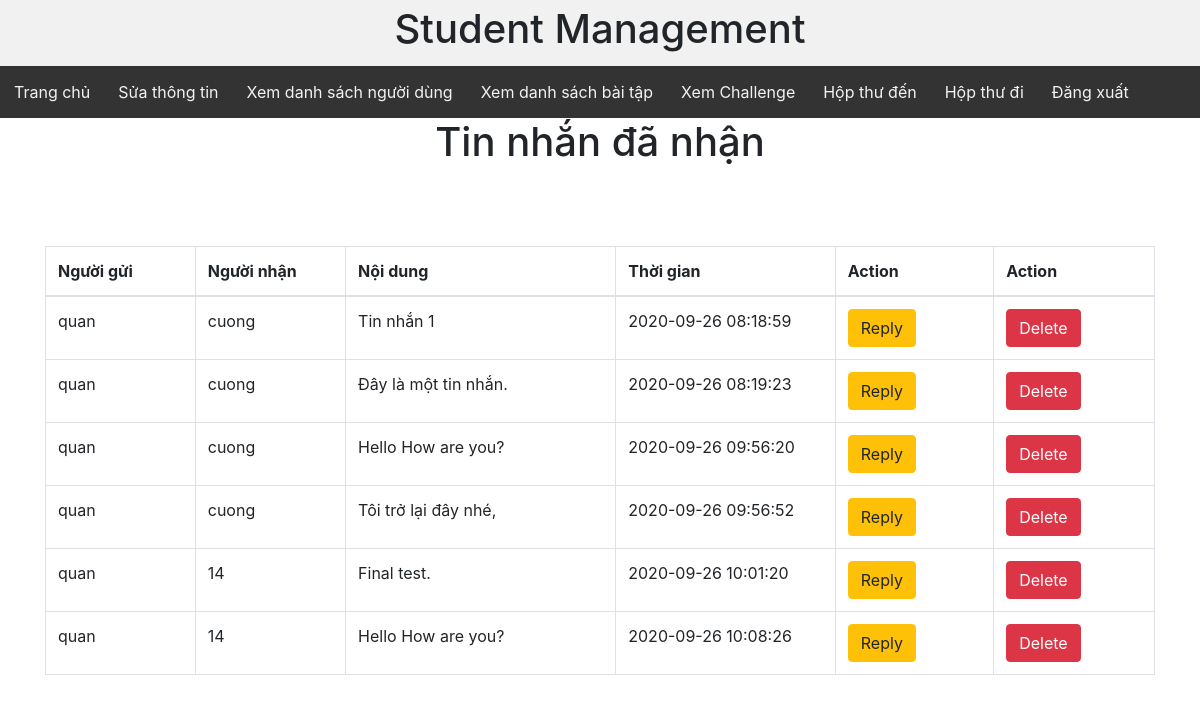
Page /listMessageReceive.php?id=14&position=Student (signed in) on the committed database.
### tables this page shows
CREATE TABLE `messages` (
  `id` int(11) NOT NULL,
  `userSendID` int(11) NOT NULL,
  `userReceiveID` int(11) NOT NULL,
  `message` varchar(255) NOT NULL,
  `createdTime` timestamp NOT NULL DEFAULT current_timestamp(),
  `receiver` varchar(255) DEFAULT NULL,
  `sender` varchar(255) DEFAULT NULL
);

### dbhelp.php (called while the page is built, shortened)
<?php
function executeResult($sql)
{
    $conn = mysqli_connect('localhost', 'root', '', 'db_studentmanagement');
    $resultset = mysqli_query($conn, $sql);
    $list = [];
    while ($row = mysqli_fetch_array($resultset, 1)) {
        $list[] = $row;
    }
    return $list;
}

### listMessageReceive.php (the view, shortened to what this page needs)
<!DOCTYPE html>
<?php
    if($_GET['position']=="Teacher"){
        require('teacherHeaderLayout.php');
    }
    else{
        require('studentHeaderLayout.php');
    }
      require('dbhelp.php');
    ?>
<html lang="vi">
<head>
    <link rel="stylesheet" href="Css/footer.css">
    <div>
        <h1 style="text-align: center;">Tin nhắn đã nhận</h1> <br><br><br>
    </div>
    <link rel="stylesheet" href="https://maxcdn.bootstrapcdn.com/bootstrap/4.4.1/css/bootstrap.min.css">
</head>
<body>
<div class="container">
<table class="table table-bordered">
    <thead>
    <tr>
        <th width=200>Người gửi</th>
        <th width=200>Người nhận</th>
        <th width=400>Nội dung</th>
        <th width=300>Thời gian</th>
        <th width=200>Action</th>
        <th width=200>Action</th>
    </tr>
    </thead>
    <tbody>
    <?php
    if (isset($_GET['id'])) {
    $receiverID = $_GET['id'];
    $sql = "select * from messages where userReceiveID = '$receiverID' ";
    $listMessage = executeResult($sql);
    foreach ($listMessage as $msg) { ?>
        <tr>
			<td> <?php echo $msg['sender'] ?></td>
			<td> <?php echo $msg['receiver'] ?> </td>
			<td> <?php echo $msg['message'] ?> </td>
			<td> <?php echo $msg['createdTime'] ?></td>
            <td><button class="btn btn-warning" onclick="window.open('sendMessage.php?id=<?php echo $msg['userSendID'] ?>&usr=<?php echo $msg['sender'] ?>&position=<?php echo $_GET['position'] ?>','_self')">Reply</button></td>
            <td><button class="btn btn-danger" onclick="deleteMessage(<?php echo $msg['id'] ?>)">Delete</button></td>
	    </tr>
   <?php } ?>
    </tbody>
</table>
</div>
</body>
</html>
<?php }
?>

### studentHeaderLayout.php (style rules this page uses)
* { box-sizing: border-box; }
body { margin: 0; }

### listMessageReceive.php (style rules this page uses)
.table-bordered td, .table-bordered th { border: 1px solid #dee2e6; }
.container { width: 100%; padding-right: 15px; padding-left: 15px; margin-right: auto; margin-left: auto; }
* { box-sizing: border-box; }
body { margin: 0; }

### rows in the picture
messages: sender "quan", receiver "cuong", message "Tin nhắn 1", createdTime "2020-09-26 08:18:59"
messages: sender "quan", receiver "cuong", message "Đây là một tin nhắn.", createdTime "2020-09-26 08:19:23"
messages: sender "quan", receiver "cuong", message "Hello How are you?", createdTime "2020-09-26 09:56:20"
messages: sender "quan", receiver "cuong", message "Tôi trở lại đây nhé,", createdTime "2020-09-26 09:56:52"
messages: sender "quan", receiver "14", message "Final test.", createdTime "2020-09-26 10:01:20"
messages: sender "quan", receiver "14", message "Hello How are you?", createdTime "2020-09-26 10:08:26"
